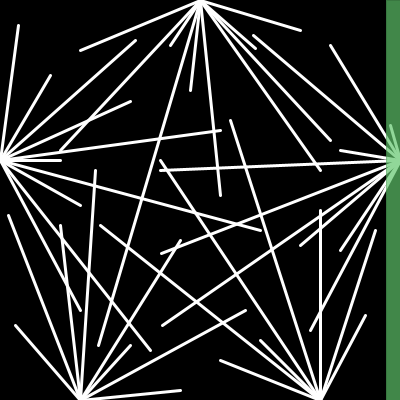
Frame 1 (no input)
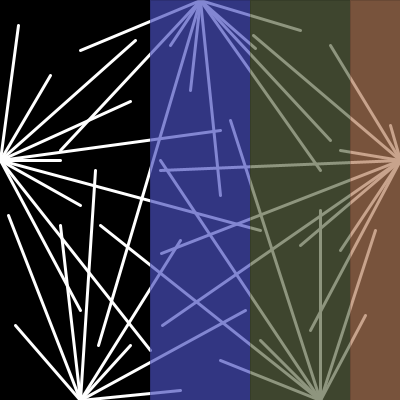
Frame 60 (the mouse pressed at the canvas centre just before this capture)
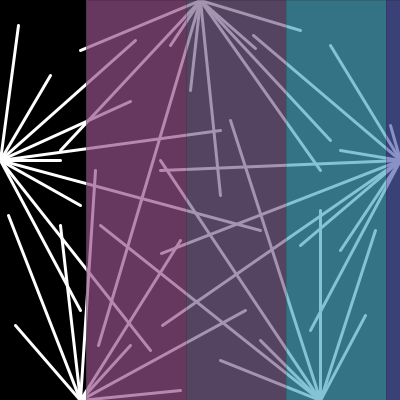
Frame 120 (the mouse held since frame 60 and released just before this capture)

The Processing sketch that drew these frames (run headless with seeded random() and noise(); from frame 60 on, the mouse is pressed at the canvas centre):

// Processing sketch: processing_111350
// ── processing_111350.pde

/*   Homework Four - Class Composition
     Sabrina Pardus 
     09/24/13
*/

Composition myComp;

void setup() {
  size (400,400);
  // Initialize Composition Object
  myComp = new Composition(0, 4, 390, 4);
}

void draw() {
  background(0);
  smooth();
  // Operator Composition Object
  myComp.randColors();
  myComp.createPentagon();
  myComp.move();
}

class Composition {
  int x;
  int xSpeed;
  int y;
  int ySpeed;


   Composition(int tempX, int tempXSpeed, int tempY, int tempYSpeed) {
     x = tempX;
     xSpeed = tempXSpeed;
     y = tempY;
     ySpeed = tempYSpeed;
   }
   
   // Random colors
   color randColors() {
     float r = random(55,220);
     float g = random(55,220);
     float b = random(55,220);
     return color(r,g,b);
   }

   // Create the pentagon
   void createPentagon() {
     //Drawing with white lines
      stroke(255);
      strokeWeight(3);
      smooth();
    
      //Draw top section of pentagon
      line(200,0,80,50);
      line(200,0,60,150);
      line(200,0,170,45);  
      line(200,0,98,345);
      line(200,0,190,90);
      line(200,0,220,195);
      line(200,0,320,170);
      line(200,0,330,140);
      line(200,0,255,48);
      line(200,0,300,30);
    
      //Draw right section of pentagon
      line(400,160,330,45);
      line(400,160,253,35);
      line(400,160,390,125);
      line(400,160,340,150);
      line(400,160,340,250);
      line(400,160,161,253);
      line(400,160,160,170);
      line(400,160,162,325);
      line(400,160,300,245);
      line(400,160,310,330);
    
      //Draw left section of pentagon
      line(0,160,18,25);
      line(0,160,50,75);
      line(0,160,135,40);
      line(0,160,130,101);
      line(0,160,220,130);
      line(0,160,60,160);
      line(0,160,260,230);
      line(0,160,80,205);
      line(0,160,150,350);
      line(0,160,80,310);
    
      //Draw bottom-left section of pentagon
      line(80,400,15,325);
      line(80,400,8,215);
      line(80,400,60,225);
      line(80,400,95,170);
      line(80,400,180,240);
      line(80,400,130,345);
      line(80,400,245,310);
      line(80,400,180,390);
    
      //Draw bottom-right section of pentagon
      line(320,400,220,360);
      line(320,400,100,225);
      line(320,400,260,340);
      line(320,400,160,160);
      line(320,400,230,120);
      line(320,400,320,210);
      line(320,400,375,230);
      line(320,400,365,315);
   }
   
   // Move rectangles across the screen
   void move () {
     stroke(0);
     strokeWeight(0);
     x = x + xSpeed; 
     y = y - ySpeed;
  
     if ((x > width - 10) || (x < 0)) {
       xSpeed = xSpeed * -1;  //reverse direction when hits edge
     }
     if ((y > height - 10) || (y < 0)) {
       ySpeed = ySpeed * -1;  //reverse direction when hits edge
     }
     
     fill(randColors(),175);
     rect(y,0,100,400);
     fill(randColors(),175);
     rect(y+100,0,100,400);
     fill(randColors(),175);
     rect(y+200,0,100,400);
     fill(randColors(),175);
     rect(y+300,0,100,400);
   }
}
     
